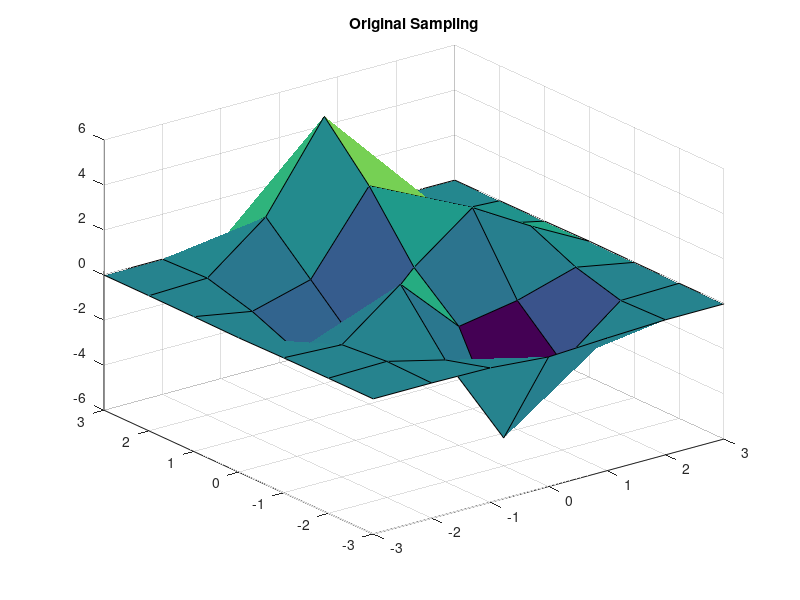

Here is the MATLAB script that generated this plot: (Note: this script raises an error after producing the figure.)
 close all; clear all;
[X,Y] = meshgrid(-3:3);
V = peaks(X,Y);
figure
surf(X,Y,V)
title('Original Sampling');
[Xq,Yq] = meshgrid(-3:3);
Xq(2,2)=Xq(2,2)+2;
Yq(2,2)=Yq(2,2)+4;
Vq = interp2(X,Y,V,Xq,Yq,'bicubic');
figure
surf(Xq,Yq,Vq);
title('Linear Interpolation Using Finer Grid');
